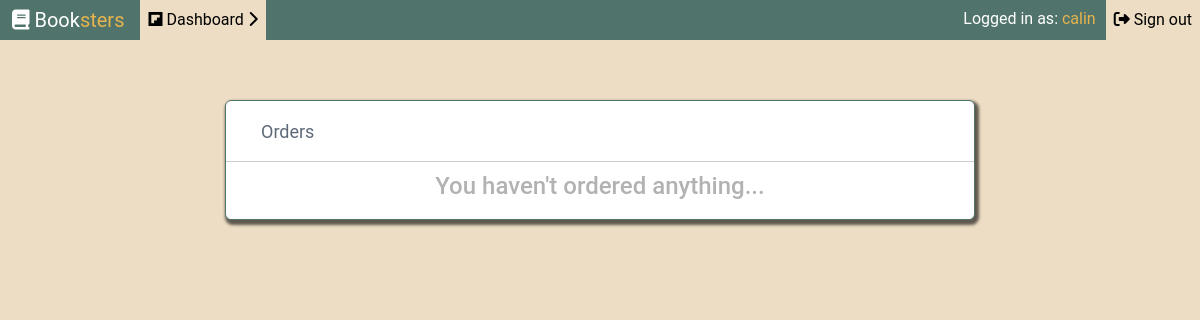
Page /orders/ (signed in) on the earlier database version.
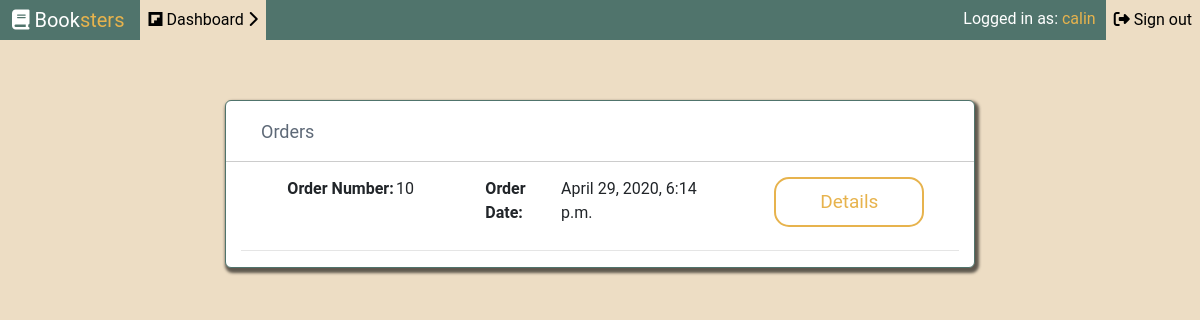
Same page on the later database version.
### purchases/models.py (models this page shows)
class Order(models.Model):
    books = models.ManyToManyField(Book)
    orderDate = models.DateTimeField(auto_now=True)
    user = models.ForeignKey(Account,on_delete = models.CASCADE,blank=True, null=True)
    totalSum = models.IntegerField(default=0)

### purchases/views.py (the view)
# urls.py: path('orders/',orders,name='orders'),
@login_required
def orders(request):
    account = Account.objects.get(id = request.user.id)
    order = account.shoppingCart.books.all()
    orders = Order.objects.filter(user=account)
    if request.method == "POST" and len(order)!=0:
        o = Order(user=account,totalSum=account.shoppingCart.sumOfBooks())
        o.save()
        for book in order:
            o.books.add(book)
        account.shoppingCart.books.clear()
        return render(request,'orders.html',{'orders':orders})
    else:
        return render(request,'orders.html',{'orders':orders})

### purchases/templates/orders.html
{%extends 'base.html'%}
{%load static%}
{%block title}{%endblock}
{%block additionalMetaData%}
<link rel="stylesheet" href="{%static 'css/orders.css'%}">
{%endblock%}
{%block body%}
<div class="container">
    <div class="row">
        <div class="col-lg-12">
            <h5>Orders</h5>
        </div>
    </div>
    {%if orders%}
    {%for order in orders%}
    <div class="row">
        <div class="col-lg-4 d-flex justify-content-center"><strong>Order Number: </strong> {{order.id}}</div>
        <div class="col-lg-4 d-flex justify-content-center"><strong>Order Date: </strong> {{order.orderDate}}</div>
        <div class="col-lg-4 d-flex justify-content-center"><a href="{% url 'detailedOrder' id=order.id %}"><button>Details</button></a></div>
    </div>
    <hr>
    {%endfor%}
    {%else%}
    <div class="row">
        <div class="col-lg-12">
            <h4>You haven't ordered anything...</h4>
        </div>
    </div>
    {%endif%}
</div>
{%endblock%}

Differences in the rows shown:
added Order: id "10", orderDate "April 29, 2020, 6:14 p.m."
Other differences:
text no longer shown: "You haven't ordered anything..."
